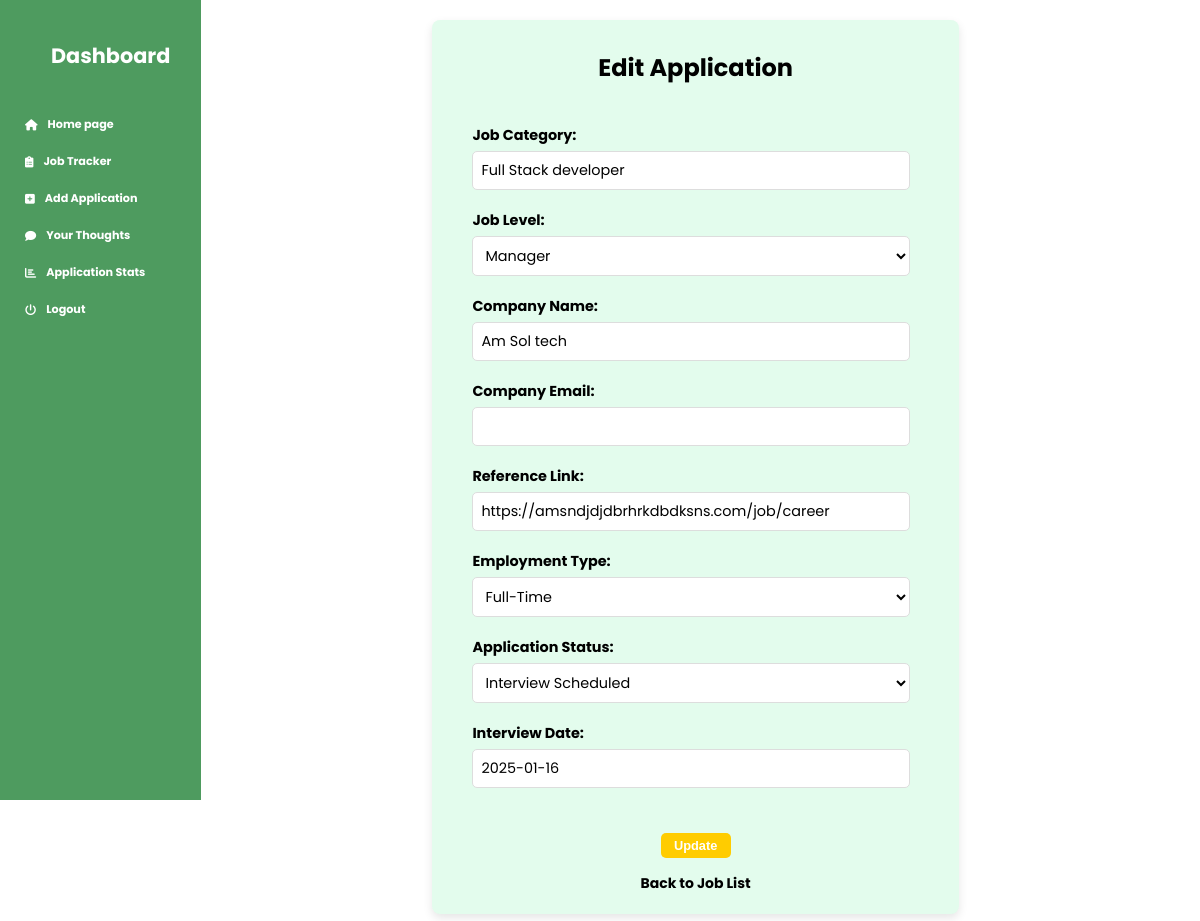
The page /jobs/update/45/ (signed in) on the database as committed earlier.
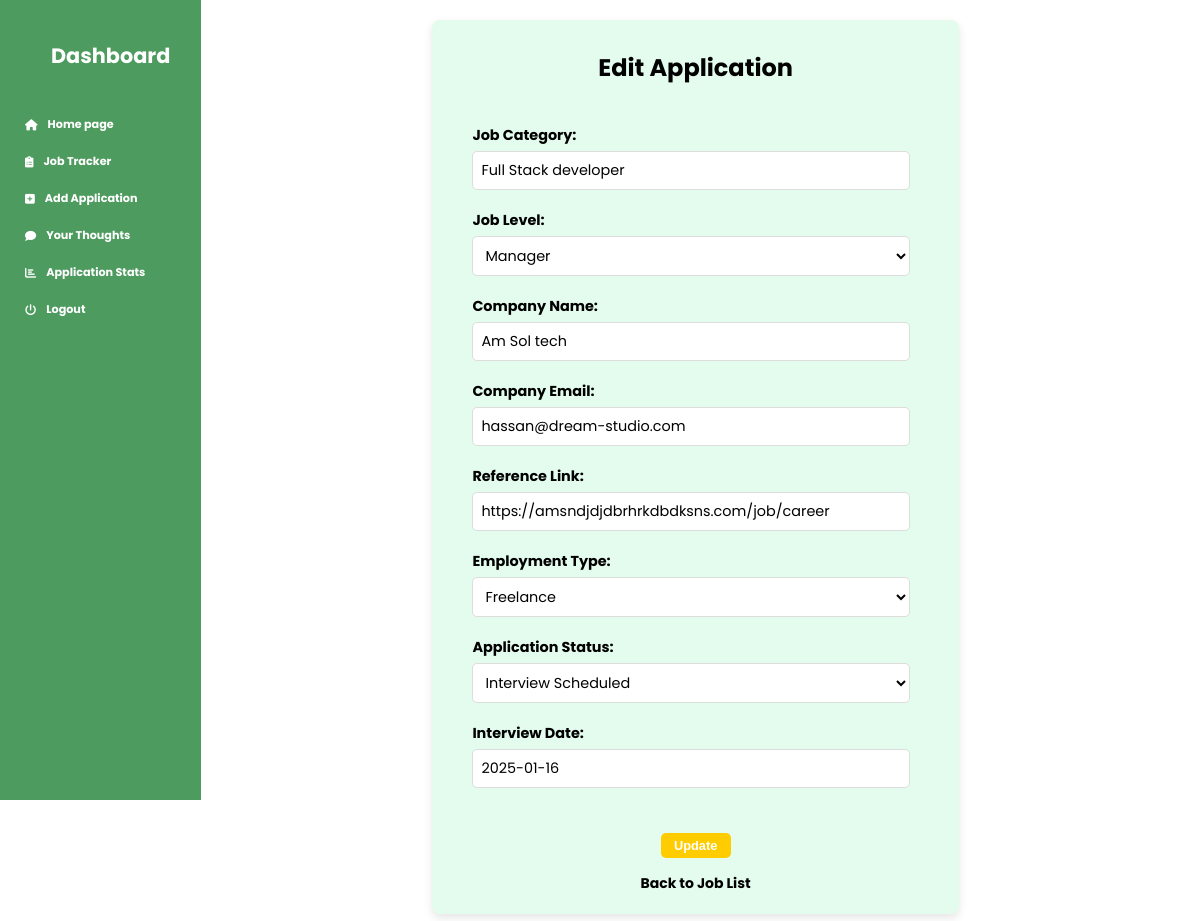
The same page on the database as committed later.
### tracker/models.py (models this page shows, shortened)
class Add_Job(models.Model):
    JOB_LEVEL_CHOICES = [
        ('intern', 'Intern'),
        ('junior', 'Junior'),
        ('mid', 'Mid-Level'),
        ('senior', 'Senior'),
        ('lead', 'Lead'),
        ('manager', 'Manager'),
        ('director', 'Director'),
        ('vp', 'Vice President'),
        ('c_level', 'C-Level'),
    ]
    EMPLOYMENT_TYPE_CHOICES = [
        ('full_time', 'Full-Time'),
        ('part_time', 'Part-Time'),
        ('contract', 'Contract'),
        ('temporary', 'Temporary'),
        ('internship', 'Internship'),
        ('freelance', 'Freelance'),
        ('remote', 'Remote'),
        ('hybrid', 'Hybrid'),
        ('apprenticeship', 'Apprenticeship'),
    ]
    APPLICATION_STATUS_CHOICES = [
        ('pending', 'Pending'),
        ('applied', 'Applied'),
        ('interview', 'Interview Scheduled'),
        ('selected', 'Selected'),
        ('rejected', 'Rejected'),
        ('offer_accepted', 'Offer Accepted'),
        ('offer_declined', 'Offer Declined'),
    ]
    user = models.ForeignKey(User, on_delete=models.CASCADE)
    job_category = models.CharField(max_length=100)
    job_level = models.CharField(max_length=100, choices=JOB_LEVEL_CHOICES)
    company_name = models.CharField(max_length=100)
    company_email = models.EmailField(max_length=150, null=True, blank=True)  # Company Email New Fielded Added
    reference_link = models.URLField(max_length=200)
    employment_type = models.CharField(max_length=100, choices=EMPLOYMENT_TYPE_CHOICES)
    application_status = models.CharField(max_length=20, choices=APPLICATION_STATUS_CHOICES, default='pending')  # Default status is pending
    interview_date = models.DateField(null=True, blank=True)  # Allows null values if no date is set

### tracker/views.py (the view)
# urls.py: path('jobs/update/<int:job_id>/', job_update, name='job_update'),
@login_required # (with Foreign Key new code)
def job_update(request, job_id):
    job = get_object_or_404(Add_Job, id=job_id, user=request.user)  # Ensure the job belongs to the current user
    if request.method == 'POST':
        form = JobForm(request.POST, instance=job)
        if form.is_valid():
            form.save()
            messages.success(request, 'Job updated successfully!')
            return redirect('job_list')
    else:
        form = JobForm(instance=job)
    return render(request, 'job_update.html', {'form': form, 'job': job})

### tracker/forms.py
class JobForm(forms.ModelForm):
    class Meta:
        model = Add_Job
        fields = ['job_category', 'job_level', 'company_name', 'company_email', 'reference_link', 'employment_type', 'application_status', 'interview_date']
        widgets = {
            'job_category': forms.TextInput({
                    'class': 'my-input',
                }),
            'job_level': forms.Select(attrs={
                'class': 'my-input',
            }),
            'company_name': forms.TextInput(attrs={
                'class': 'my-input',
            }),
            'company_email': forms.EmailInput(attrs={
                'class': 'my-input',
            }),
            'reference_link': forms.URLInput(attrs={
                'class': 'my-input',
            }),
            'employment_type': forms.Select(attrs={
                'class': 'my-input',
            }),
            'application_status': forms.Select(attrs={
                'class': 'my-input',
            }),
            'interview_date': forms.DateInput(attrs={
                'class': 'my-input',
            }),
        }

### templates/job_update.html (shortened to what this page needs)
{% load static %}
<!DOCTYPE html>
<html lang="en">
<head>
    <link rel="stylesheet" href="https://cdnjs.cloudflare.com/ajax/libs/font-awesome/6.0.0-beta3/css/all.min.css">
    <head>
    </head>
</head>
<body>
    <div class="sidebar" id="sidebar" style="padding-left: 20px; margin-right: 15px !important; ">
        <h2>Dashboard</h2>
        <a href="{% url 'default' %}"><i class="fas fa-home" style="padding-right: 10px;"></i>Home page</a>
        <a href="{% url 'job_list' %}"> <i class="fas fa-clipboard-list" style="padding-right: 10px;"></i> Job Tracker</a>
        <a href="{% url 'job_create' %}"> <i class="fas fa-plus-square" style="padding-right: 10px;"></i> Add Application</a>
        <a href="{% url 'feedback' %}"> <i class="fas fa-comment" style="padding-right: 10px;"></i>Your Thoughts</a>
        <a href="{% url 'simple_analytics' %}"> <i class="fas fa-chart-bar" style="padding-right: 10px;"></i>Application Stats</a>
        <a href="{% url 'logout' %}"> <i class="fas fa-power-off" style="padding-right: 10px;"></i> Logout</a>
    </div>
    <div class="main-content">
        <form method="POST">
            <div class="form-container">
                <h1 style="text-decoration: none;">Edit Application</h1>
                <div class="form-group">
                    <label for="job_category">Job Category:</label>
                    {{ form.job_category }}
                </div>
                <div class="form-group" style="margin-bottom: 5px;">
                    <label for="job_level">Job Level:</label>
                    {{ form.job_level }}
                </div>
                <div class="form-group" style="margin-bottom: 5px;">
                    <label for="company_name" id="company_name">Company Name:</label>
                    {{ form.company_name }}
                </div>
                <div class="form-group" style="margin-bottom: 5px;">
                    <label for="company_email">Company Email:</label>
                    {{ form.company_email }}
                </div>
                <div class="form-group" style="margin-bottom: 5px;">
                    <label for="reference_link">Reference Link:</label>
                    {{ form.reference_link }}
                </div>
                <div class="form-group" style="margin-bottom: 5px;">
                    <label for="employment_type">Employment Type:</label>
                    {{ form.employment_type }}
                </div>
                <div class="form-group" style="margin-bottom: 5px;">
                    <label for="application_status">Application Status:</label>
                    {{ form.application_status }}
                </div>
                <div class="form-group" style="margin-bottom: 5px;">
                    <label for="interview_date">Interview Date:</label>
                    {{ form.interview_date }}
                </div>
                <div class="form-buttons" style="margin-top: 30px; display: flex; flex-direction: column; align-items: center;" >
                    <input type="submit" value="Update" class="btn" style="margin: 15px; padding: 5px 10px; color: #ffcc00;" >
                    <a href="{% url 'job_list' %}" class="btn_back-btn" style="text-decoration: none;  font-weight: bold !important; color: black;" >Back to Job List</a>
                </div>
            </div>
        </form>
    </div>
</body>
</html>

Rows that differ between the two databases and show on the page:
changed Add_Job "Full Stack developer": company_email (not shown) → "hassan@dream-studio.com"; employment_type "Full-Time" → "Freelance"
